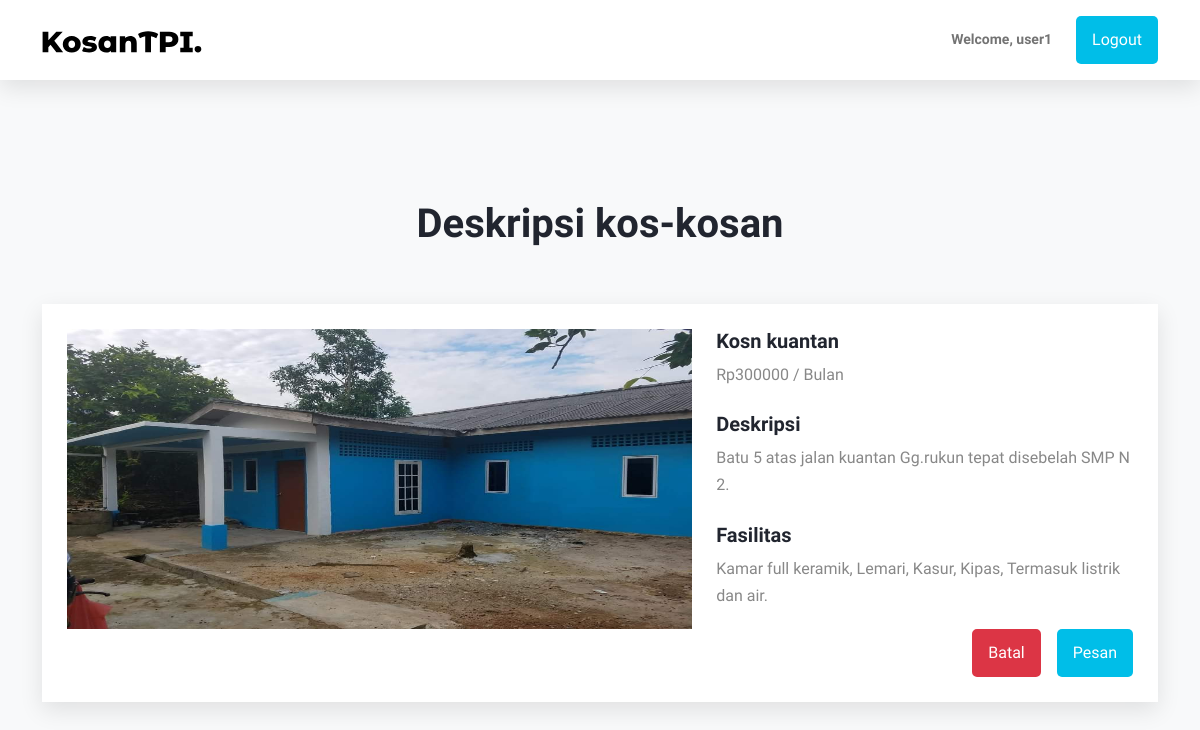
/desc_product.php?id=3 (signed in), run on the app's committed database.
### tables this page shows
CREATE TABLE `products` (
  `id` int(11) NOT NULL,
  `name` varchar(200) NOT NULL,
  `desc` text NOT NULL,
  `price` float NOT NULL,
  `img` text NOT NULL,
  `date_added` datetime NOT NULL DEFAULT current_timestamp(),
  `fasilitas` text NOT NULL
);

### desc_product.php (the view, shortened to what this page needs)
<?php
@include 'config.php';
?>
<!DOCTYPE html>
<html lang="en">
<head>
    <link rel="stylesheet" href="css/bootstrap.min.css">
    <link rel="stylesheet" href="css/boxicons.min.css">
    <link rel="stylesheet" href="https://cdnjs.cloudflare.com/ajax/libs/animate.css/4.1.1/animate.min.css" />
    <link rel="stylesheet" href="css/style.css">
</head>
<body>
    <nav class="navbar navbar-expand-lg py-3 sticky-top navbar-light bg-white d-flex justify-content-around">
        <div class="container">
            <a class="navbar-brand" href="#">
                <img class="logo" src="img/KosanTPI-Dark.svg" alt="">
            </a>
            <div class="collapse navbar-collapse" id="navbarNav">
                <ul class="navbar-nav ms-auto">
                    <li class="nav-item">
                        <a class="nav-link" href="user_profile.php"><span>Welcome,
                                <?php echo $_SESSION['user_name'] ?>
                            </span>
                        </a>
                    </li>
                </ul>
                <button class="btn btn_blue ms-lg-3" onclick="document.location='logout.php'">Logout</button>
            </div>
        </div>
    </nav>
    <section id="product" class="bg-light">
        <div class="container">
            <div class="row mb-5">
                <div class="col-md-9 mx-auto text-center">
                    <h1>Deskripsi kos-kosan</h1>
                </div>
            </div>
            <?php
            $id = $_GET['id'];
            $sql = "SELECT * FROM products WHERE id ='$id'";
            $gotResuslts = mysqli_query($conn, $sql);
            if ($gotResuslts) {
                if (mysqli_num_rows($gotResuslts) > 0) {
                    while ($row = mysqli_fetch_array($gotResuslts)) {
            ?>
                        <div class="row g-4">
                            <div class="col">
                                <div class="products-post card-effect d-flex flex-column">
                                    <div class="d-flex gap-4 align-it">
                                        <div style="flex:0.6;">
                                            <img src="uploads/<?php echo $row['img'] ?>" alt="" style="width: 100%; height:300px">
                                        </div>
                                        <div style="flex:0.4;">
                                            <h5><a href="#"><?php echo $row['name'] ?></a></h5>
                                            <p>Rp<?php echo $row['price'] ?> / Bulan</p>
                                            <h5 class="mt-4"><a href="#">Deskripsi</a></h5>
                                            <p><?php echo $row['desc'] ?></p>
                                            <h5 class="mt-4"><a href="#">Fasilitas</a></h5>
                                            <p><?php echo $row['fasilitas'] ?></p>
                                        </div>
                                    </div>
                                    <div class="d-flex justify-content-end gap-3">
                                        <button class="btn btn-danger" onclick="document.location='user_page.php'">Batal</button>
                                        <?php echo '<a href="invoice.php?id=' . $row['id'] . '" class="btn btn_blue">Pesan</a>' ?>
                                    </div>
                                </div>
                            </div>
                        </div>
            <?php
                    }
                }
            }
            ?>
        </div>
    </section>
</body>
</html>

### css/style.css (style rules this page uses)
:root { --blue: #00BEE8; --dark: #21252f; --body: #888; --white: #ffffff; --box-shadow: 0 8px 22px rgba(0, 0, 0, 0.1); }
html { scroll-behavior: smooth; }
body { font-family: "Sora", sans-serif; line-height: 1.7; color: var(--body); }
h1, h2, h3, h4, h5, h6, .display-4 { color: var(--dark); font-weight: 700; }
a { color: var(--dark); text-decoration: none; }
img { width: 100%; }
.navbar { box-shadow: var(--box-shadow); }
.logo { width: 160px; }
.navbar .nav-link { font-size: 14px; font-weight: 700; }
.btn { padding: 10px 14px; border-width: 2px; border-radius: 5px; }
.btn_blue { background-color: #00BEE8; color: var(--white); }
section { padding-top: 120px; padding-bottom: 120px; }
.card-effect { box-shadow: var(--box-shadow); background-color: var(--white); padding: 25px; transition: all 0.35s ease; }
.products-post img { height: 240px; }

### data on the page
products: img (picture), name "Kosn kuantan", price "300000", desc "Batu 5 atas jalan kuantan Gg.rukun tepat disebelah SMP N 2.", fasilitas "Kamar full keramik, Lemari, Kasur, Kipas, Termasuk listrik dan air."

### other printed values
$_SESSION['user_name'] "user1"
